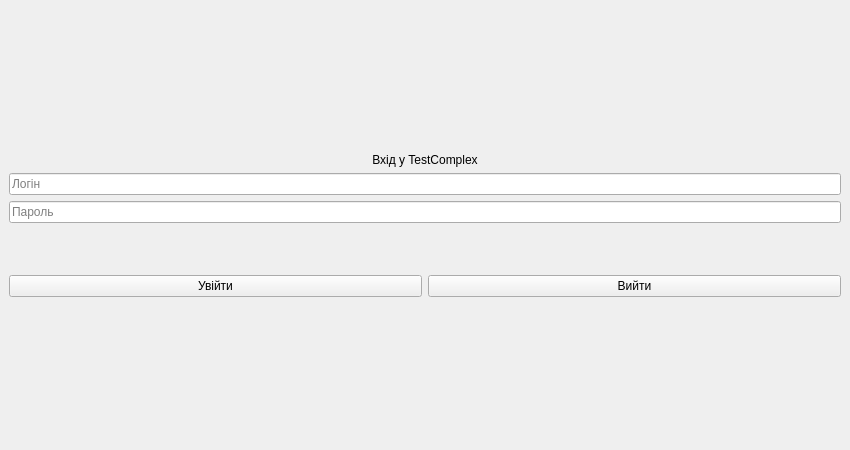
<?xml version="1.0" encoding="UTF-8"?>
<ui version="4.0">
 <class>MainWindow</class>
 <widget class="QMainWindow" name="MainWindow">
  <property name="geometry">
   <rect>
    <x>0</x>
    <y>0</y>
    <width>850</width>
    <height>450</height>
   </rect>
  </property>
  <property name="windowTitle">
   <string>TestComplex</string>
  </property>
  <widget class="QWidget" name="centralwidget">
   <layout class="QVBoxLayout" name="verticalLayout_2">
    <item>
     <spacer name="verticalSpacer_2">
      <property name="orientation">
       <enum>Qt::Vertical</enum>
      </property>
      <property name="sizeHint" stdset="0">
       <size>
        <width>20</width>
        <height>40</height>
       </size>
      </property>
     </spacer>
    </item>
    <item>
     <layout class="QVBoxLayout" name="verticalLayout">
      <item>
       <layout class="QHBoxLayout" name="horizontalLayout">
        <item>
         <widget class="QLabel" name="HelloLabel">
          <property name="text">
           <string>Вхід у TestComplex</string>
          </property>
          <property name="alignment">
           <set>Qt::AlignCenter</set>
          </property>
         </widget>
        </item>
       </layout>
      </item>
      <item>
       <widget class="QLineEdit" name="LoginEdit">
        <property name="text">
         <string extracomment="login"/>
        </property>
        <property name="placeholderText">
         <string>Логін</string>
        </property>
       </widget>
      </item>
      <item>
       <widget class="QLineEdit" name="PassEdit">
        <property name="inputMask">
         <string/>
        </property>
        <property name="text">
         <string extracomment="password"/>
        </property>
        <property name="placeholderText">
         <string>Пароль</string>
        </property>
       </widget>
      </item>
      <item>
       <spacer name="verticalSpacer">
        <property name="orientation">
         <enum>Qt::Vertical</enum>
        </property>
        <property name="sizeHint" stdset="0">
         <size>
          <width>20</width>
          <height>40</height>
         </size>
        </property>
       </spacer>
      </item>
      <item>
       <layout class="QHBoxLayout" name="horizontalLayout_2">
        <item>
         <widget class="QPushButton" name="LoginButton">
          <property name="text">
           <string>Увійти</string>
          </property>
         </widget>
        </item>
        <item>
         <widget class="QPushButton" name="ExitButton">
          <property name="text">
           <string>Вийти</string>
          </property>
         </widget>
        </item>
       </layout>
      </item>
     </layout>
    </item>
    <item>
     <spacer name="verticalSpacer_3">
      <property name="orientation">
       <enum>Qt::Vertical</enum>
      </property>
      <property name="sizeHint" stdset="0">
       <size>
        <width>20</width>
        <height>40</height>
       </size>
      </property>
     </spacer>
    </item>
   </layout>
  </widget>
 </widget>
 <resources/>
 <connections/>
</ui>
